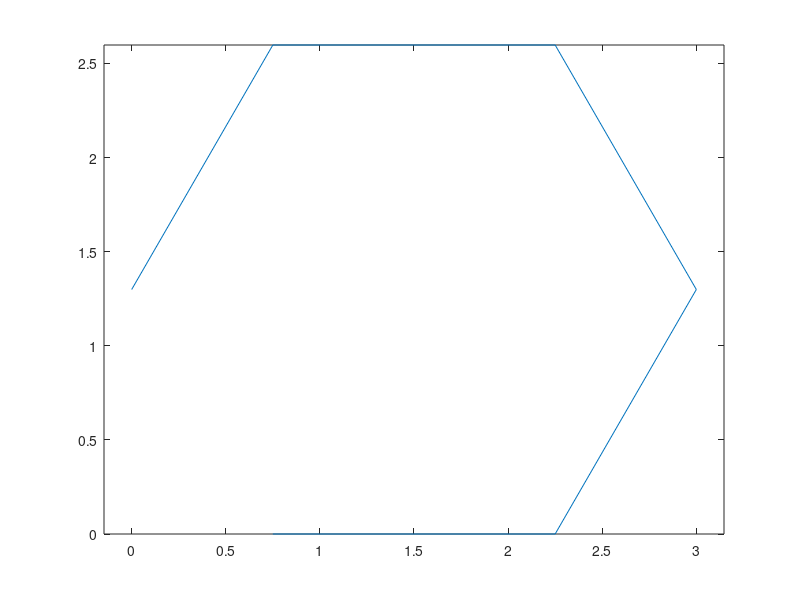

This chart was generated by the following MATLAB code:
nb_agents = 6;

delta_theta = 2*pi/nb_agents;
theta = 0:pi/3:(2-1/3)*pi;
r = 1.5 * ones(1,nb_agents);
y = r .* sin(theta);
x = r .* cos(theta);

Y = max(y) + y;
X = max(x) + x;

k = 2;
Y = circshift(Y,k);
X = circshift(X,k);

plot(X,Y);
axis equal;

n = 1:1:nb_agents;
data = [n', X', Y'];

%write data to end of file
dlmwrite('target1.csv',data);
